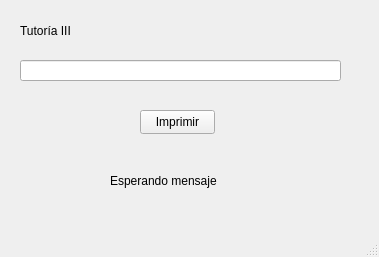
<?xml version="1.0" encoding="UTF-8"?>
<ui version="4.0">
 <class>MainWindow</class>
 <widget class="QMainWindow" name="MainWindow">
  <property name="geometry">
   <rect>
    <x>0</x>
    <y>0</y>
    <width>379</width>
    <height>257</height>
   </rect>
  </property>
  <property name="windowTitle">
   <string>MainWindow</string>
  </property>
  <widget class="QWidget" name="centralwidget">
   <widget class="QLabel" name="labelTitulo">
    <property name="geometry">
     <rect>
      <x>20</x>
      <y>10</y>
      <width>71</width>
      <height>41</height>
     </rect>
    </property>
    <property name="text">
     <string>Tutoría III</string>
    </property>
   </widget>
   <widget class="QLineEdit" name="campoTexto">
    <property name="geometry">
     <rect>
      <x>20</x>
      <y>60</y>
      <width>321</width>
      <height>21</height>
     </rect>
    </property>
   </widget>
   <widget class="QPushButton" name="botonImprimir">
    <property name="geometry">
     <rect>
      <x>140</x>
      <y>110</y>
      <width>75</width>
      <height>24</height>
     </rect>
    </property>
    <property name="text">
     <string>Imprimir</string>
    </property>
   </widget>
   <widget class="QLabel" name="labelImprimir">
    <property name="geometry">
     <rect>
      <x>110</x>
      <y>160</y>
      <width>131</width>
      <height>41</height>
     </rect>
    </property>
    <property name="text">
     <string>Esperando mensaje</string>
    </property>
   </widget>
  </widget>
  <widget class="QMenuBar" name="menubar">
   <property name="geometry">
    <rect>
     <x>0</x>
     <y>0</y>
     <width>379</width>
     <height>26</height>
    </rect>
   </property>
  </widget>
  <widget class="QStatusBar" name="statusbar"/>
 </widget>
 <resources/>
 <connections/>
</ui>
